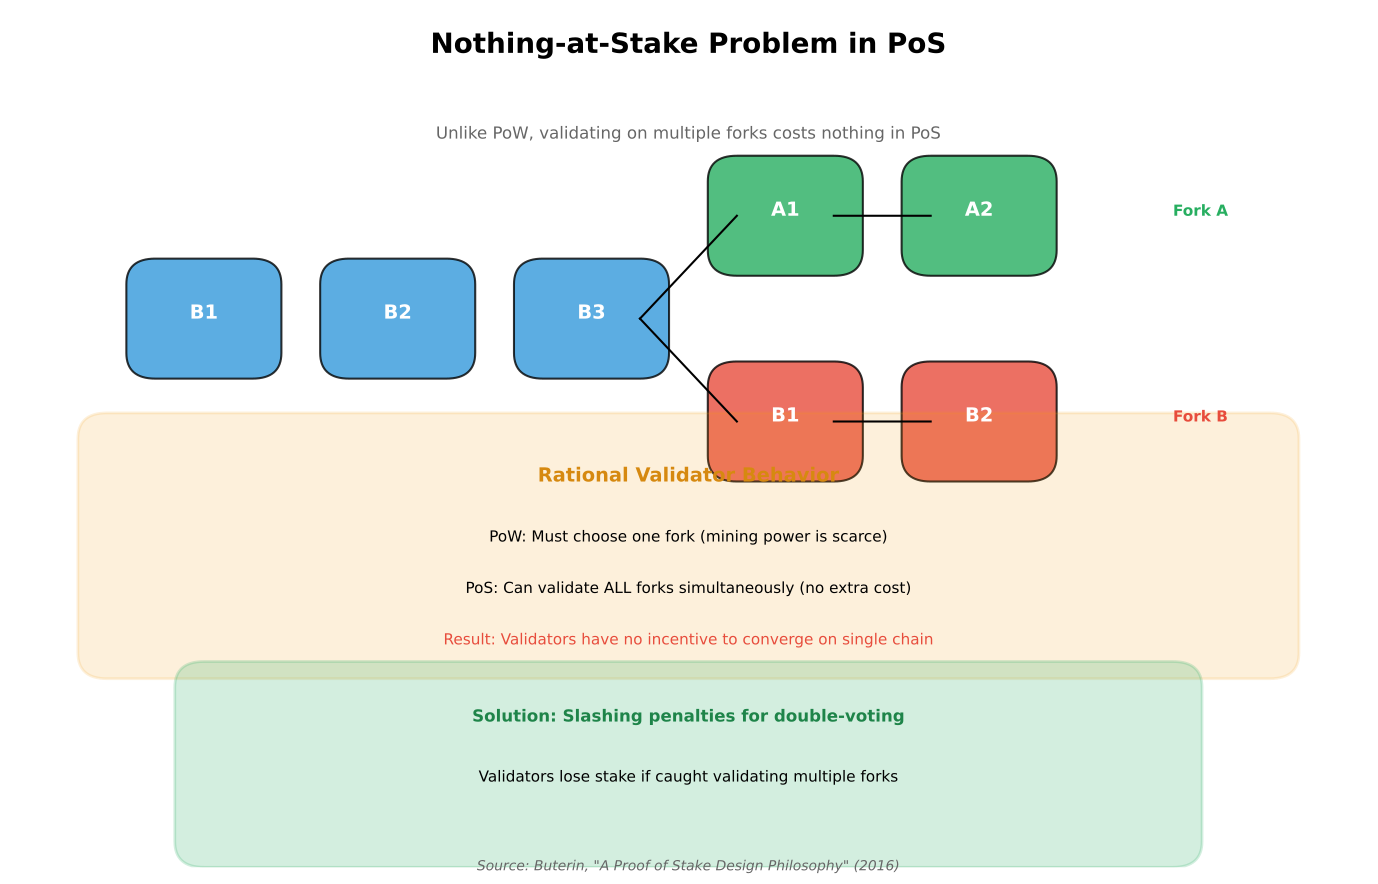

This chart was generated by the following Python code:
"""
Nothing at Stake Problem
Illustrates the nothing-at-stake attack in PoS

Output: nothing_at_stake.pdf
Module: module_02_blockchain
Lesson: 17 - Proof of Stake
"""

from pathlib import Path
import matplotlib.pyplot as plt
import matplotlib.patches as mpatches

CHART_METADATA = {
    'title': 'Nothing at Stake Problem',
    'module': 'module_02_blockchain',
    'lesson': 17,
    'url': 'https://github.com/Digital-AI-Finance/digital-finance/tree/main/module_02_blockchain/figures/nothing_at_stake'
}

plt.rcParams.update({'font.size': 14, 'axes.labelsize': 14})

def create_chart():
    fig, ax = plt.subplots(figsize=(14, 9))
    ax.set_xlim(0, 14)
    ax.set_ylim(0, 10)
    ax.axis('off')

    ax.text(7, 9.5, 'Nothing-at-Stake Problem in PoS', fontsize=20, fontweight='bold', ha='center')

    # Problem explanation
    ax.text(7, 8.5, 'Unlike PoW, validating on multiple forks costs nothing in PoS', fontsize=12, ha='center', color='#666')

    # Fork diagram
    # Main chain
    for i, x in enumerate([2, 4, 6]):
        box = mpatches.FancyBboxPatch((x-0.5, 6), 1, 0.8, boxstyle='round', facecolor='#3498DB', alpha=0.8, edgecolor='black', lw=1.5)
        ax.add_patch(box)
        ax.text(x, 6.4, f'B{i+1}', ha='center', color='white', fontweight='bold')

    # Fork A
    for i, x in enumerate([8, 10]):
        box = mpatches.FancyBboxPatch((x-0.5, 7.2), 1, 0.8, boxstyle='round', facecolor='#27AE60', alpha=0.8, edgecolor='black', lw=1.5)
        ax.add_patch(box)
        ax.text(x, 7.6, f'A{i+1}', ha='center', color='white', fontweight='bold')
    ax.text(12, 7.6, 'Fork A', fontsize=11, fontweight='bold', color='#27AE60')

    # Fork B
    for i, x in enumerate([8, 10]):
        box = mpatches.FancyBboxPatch((x-0.5, 4.8), 1, 0.8, boxstyle='round', facecolor='#E74C3C', alpha=0.8, edgecolor='black', lw=1.5)
        ax.add_patch(box)
        ax.text(x, 5.2, f'B{i+1}', ha='center', color='white', fontweight='bold')
    ax.text(12, 5.2, 'Fork B', fontsize=11, fontweight='bold', color='#E74C3C')

    # Arrows
    ax.plot([6.5, 7.5], [6.4, 7.6], 'k-', lw=1.5)
    ax.plot([6.5, 7.5], [6.4, 5.2], 'k-', lw=1.5)
    ax.plot([8.5, 9.5], [7.6, 7.6], 'k-', lw=1.5)
    ax.plot([8.5, 9.5], [5.2, 5.2], 'k-', lw=1.5)

    # Validator behavior
    val_box = mpatches.FancyBboxPatch((1, 2.5), 12, 2.5, boxstyle='round', facecolor='#F39C12', alpha=0.15, edgecolor='#F39C12', lw=2)
    ax.add_patch(val_box)
    ax.text(7, 4.5, 'Rational Validator Behavior', ha='center', fontsize=14, fontweight='bold', color='#D68910')
    ax.text(7, 3.8, 'PoW: Must choose one fork (mining power is scarce)', ha='center', fontsize=11)
    ax.text(7, 3.2, 'PoS: Can validate ALL forks simultaneously (no extra cost)', ha='center', fontsize=11)
    ax.text(7, 2.6, 'Result: Validators have no incentive to converge on single chain', ha='center', fontsize=11, color='#E74C3C')

    # Solution
    sol_box = mpatches.FancyBboxPatch((2, 0.3), 10, 1.8, boxstyle='round', facecolor='#27AE60', alpha=0.2, edgecolor='#27AE60', lw=2)
    ax.add_patch(sol_box)
    ax.text(7, 1.7, 'Solution: Slashing penalties for double-voting', ha='center', fontsize=12, fontweight='bold', color='#1E8449')
    ax.text(7, 1.0, 'Validators lose stake if caught validating multiple forks', ha='center', fontsize=11)

    fig.text(0.5, 0.02, 'Source: Buterin, "A Proof of Stake Design Philosophy" (2016)', fontsize=10, ha='center', style='italic', color='#666666')
    plt.tight_layout()

    output_path = Path(__file__).parent / 'nothing_at_stake.pdf'
    plt.savefig(output_path, format='pdf', dpi=300, bbox_inches='tight')
    plt.close()
    print(f"Chart saved to: {output_path}")
    return output_path

if __name__ == '__main__':
    create_chart()
